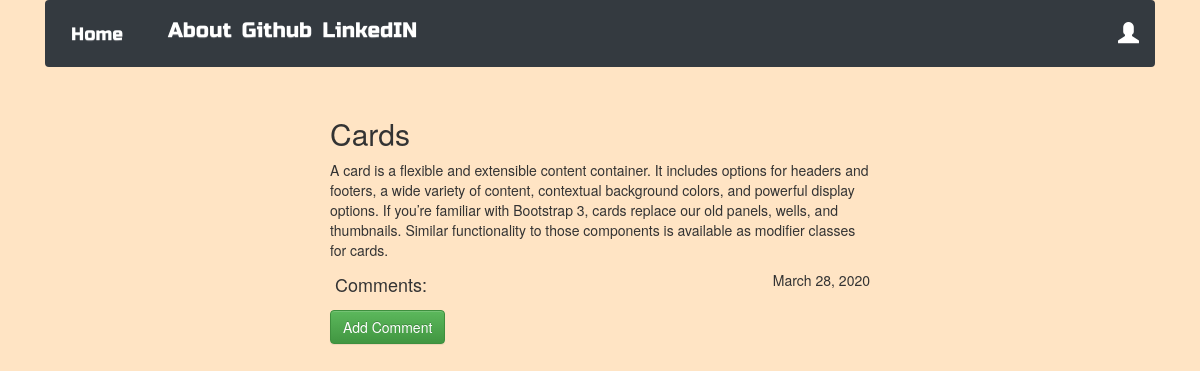
Page /post/9 on the committed database.
### blog/models.py (models this page shows, shortened)
class Post(models.Model):
    author = models.ForeignKey('auth.User')
    title = models.CharField(max_length=264)
    text = models.TextField()
    created_date = models.DateField(default=timezone.now())
    published_date = models.DateField(blank=True, null=True)

### blog/views.py (the view)
# urls.py: url(r'^post/(?P<pk>\d+)$',views.PostDetailView.as_view(), name='post_detail'),
class PostDetailView(DetailView):
    model = Post

### blog/templates/blog/post_detail.html (shortened to what this page needs)
{% extends "blog/base.html" %}
{% block content %}
<div class="row">
    <div class="col-3">
    </div>
    <div class="col-6">
        <h2 class="posttitle loader">{{ post.title }}</h2>
        <p class="postconent">{{ post.text|safe|linebreaks }}</p>
        {% if post.published_date %}
            <div class="date postdate float-right">
                <p>{{ post.published_date }}</p>
            </div>
        {% else %}
            <a class="btn btn-primary" href="{% url 'post_publish' pk=post.pk %}">Publish</a>
        {% endif %}
        <h4 class="d-flex p-2 bd-highlight">Comments:</h4>
        <form action="{% url 'add_comment_to_post' pk=post.pk %}" method="post">
            <input type="submit" class="btn btn-success" value="Add Comment">
        </form>
    </div>
</div>
{% endblock %}

### blog/static/css/blog.css (style rules this page uses)
body { background-color: bisque }
.loader { filter:hue-rotate(0deg); color:linear-gradient(45deg,#0f8,#08f); animation:hue 1000ms infinite linear; }

### rows in the picture
Post: title "Cards", text "A card is a flexible and extensible content container. It includes options for headers and footers, a wide variety of content, contextual background colors, and powerful display options. If you’re familiar with Bootstrap 3, cards replace our old panels, wells, and thumbnails. Similar functionality to those components is available as modifier classes for cards.", published_date "March 28, 2020"
